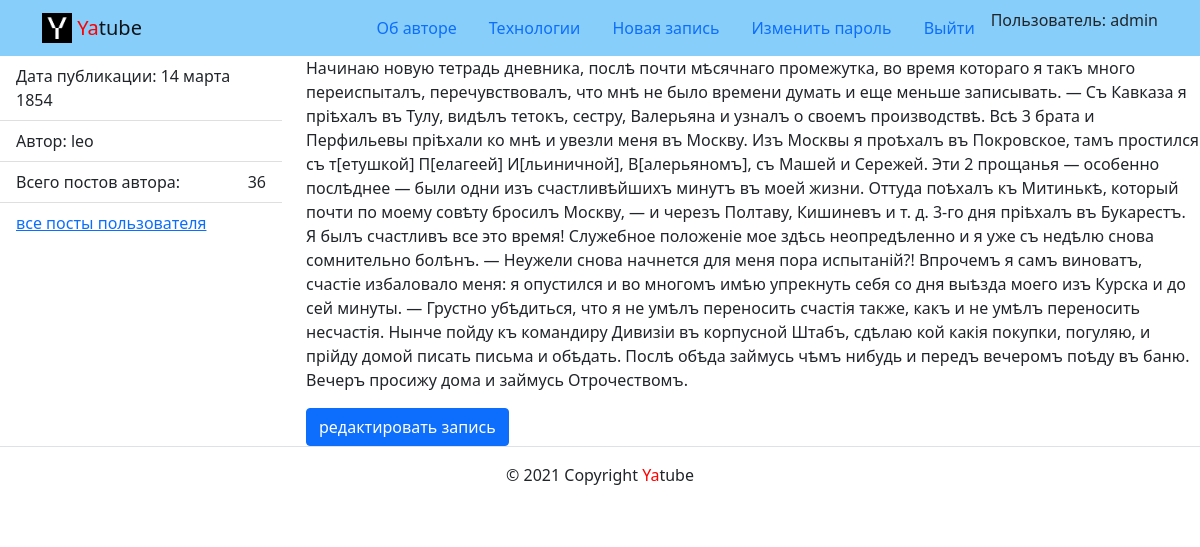
Page /posts/2/ (signed in) on the committed database.
### posts/models.py (models this page shows)
class Post(models.Model):
    text = models.TextField()
    pub_date = models.DateTimeField('date published', auto_now_add=True)
    author = models.ForeignKey(
        User,
        on_delete=models.CASCADE,
        related_name='posts'
    )
    group = models.ForeignKey(
        Group,
        on_delete=models.SET_NULL,
        max_length=50,
        related_name='posts',
        blank=True,
        null=True
    )

### posts/views.py (the view)
# urls.py: path('posts/<int:post_id>/', views.post_detail, name='post_detail'),
def post_detail(request, post_id):
    posts = get_object_or_404(Post, pk=post_id)
    title = 'Пост ' + posts.text[:30]
    pub_date = posts.pub_date
    author = posts.author
    posts_count = author.posts.all().count()
    group = posts.group
    context = {
        'posts': posts,
        'title': title,
        'pub_date': pub_date,
        'author': author,
        'posts_count': posts_count,
        'group': group,
    }
    return render(request, 'posts/post_detail.html', context)

### templates/posts/post_detail.html (shortened to what this page needs)
{% extends 'base.html' %}
{% block content %}
<div class="row">
  <aside class="col-12 col-md-3">
    <ul class="list-group list-group-flush">
      <li class="list-group-item">
        Дата публикации: {{ pub_date|date:"d E Y" }}
      </li>
      <li class="list-group-item">
        Автор: {{ author }}
      </li>
      <li class="list-group-item d-flex justify-content-between align-items-center">
        Всего постов автора: <span>{{ posts_count }}</span>
      </li>
      <li class="list-group-item">
        <a href="{% url 'posts:profile' posts.author %}">все посты пользователя</a>
      </li>
    </ul>
  </aside>
  <article class="col-12 col-md-9">
    <p>
      {{ posts.text }}
    </p>
    <a class="btn btn-primary" href="{% url 'posts:post_edit' posts.pk %}">
      редактировать запись
    </a>
  </article>
</div>
{% endblock %}

### templates/includes/header.html (shortened to what this page needs)
{% load static %}
<header>
  <nav class="navbar navbar-light" style="background-color: lightskyblue">
    <div class="container">
      <a class="navbar-brand" href="{% url 'posts:index' %}">
        <img src="{% static 'img/logo.png' %}" width="30" height="30" class="d-inline-block align-top" alt="">
        <span style="color:red">Ya</span>tube
      </a>
      {% with request.resolver_match.view_name as view_name %}
      <ul class="nav nav-pills">
        <li class="nav-item">
          <a class="nav-link {% if view_name  == 'about:author' %}active{% endif %}"
            href="{% url 'about:author' %}">Об авторе</a>
        </li>
        <li class="nav-item">
          <a class="nav-link {% if view_name  == 'about:tech' %}active{% endif %}"
            href="{% url 'about:tech' %}">Технологии</a>
        </li>
        {% if request.user.is_authenticated %}
        <li class="nav-item">
          <a class="nav-link" href="{% url 'posts:post_create' %}">Новая запись</a>
        </li>
        <li class="nav-item">
          <a class="nav-link" href="">Изменить пароль</a>
        </li>
        <li class="nav-item">
          <a class="nav-link" href="{% url 'users:logout' %}">Выйти</a>
        </li>
        <li>
          Пользователь: {{ user.username }}
        {% endif %}
      </ul>
      {% endwith %}
    </div>
  </nav>
</header>

### rows in the picture
Post: pub_date "14 марта 1854", text "Начинаю новую тетрадь дневника, послѣ почти мѣсячнаго промежутка, во время котораго я такъ много переиспыталъ, перечувствовалъ, что мнѣ не было времени думать и еще меньше записывать. — Съ Кавказа я пріѣхалъ въ Тулу, видѣлъ тетокъ, сестру, Валерьяна и узналъ о своемъ производствѣ. Всѣ 3 брата и Перфильевы пріѣхали ко мнѣ и увезли меня въ Москву. Изъ Москвы я проѣхалъ въ Покровское, тамъ простился съ т[етушкой] П[елагеей] И[льиничной], В[алерьяномъ], съ Машей и Сережей. Эти 2 прощанья — особенно послѣднее — были одни изъ счастливѣйшихъ минутъ въ моей жизни. Оттуда поѣхалъ къ Митинькѣ, который почти по моему совѣту бросилъ Москву, — и черезъ Полтаву, Кишиневъ и т. д. 3-го дня пріѣхалъ въ…"

### other values in the picture
{{ user.username }} "admin"
{{ author }} "leo"
{{ posts_count }} "36"
